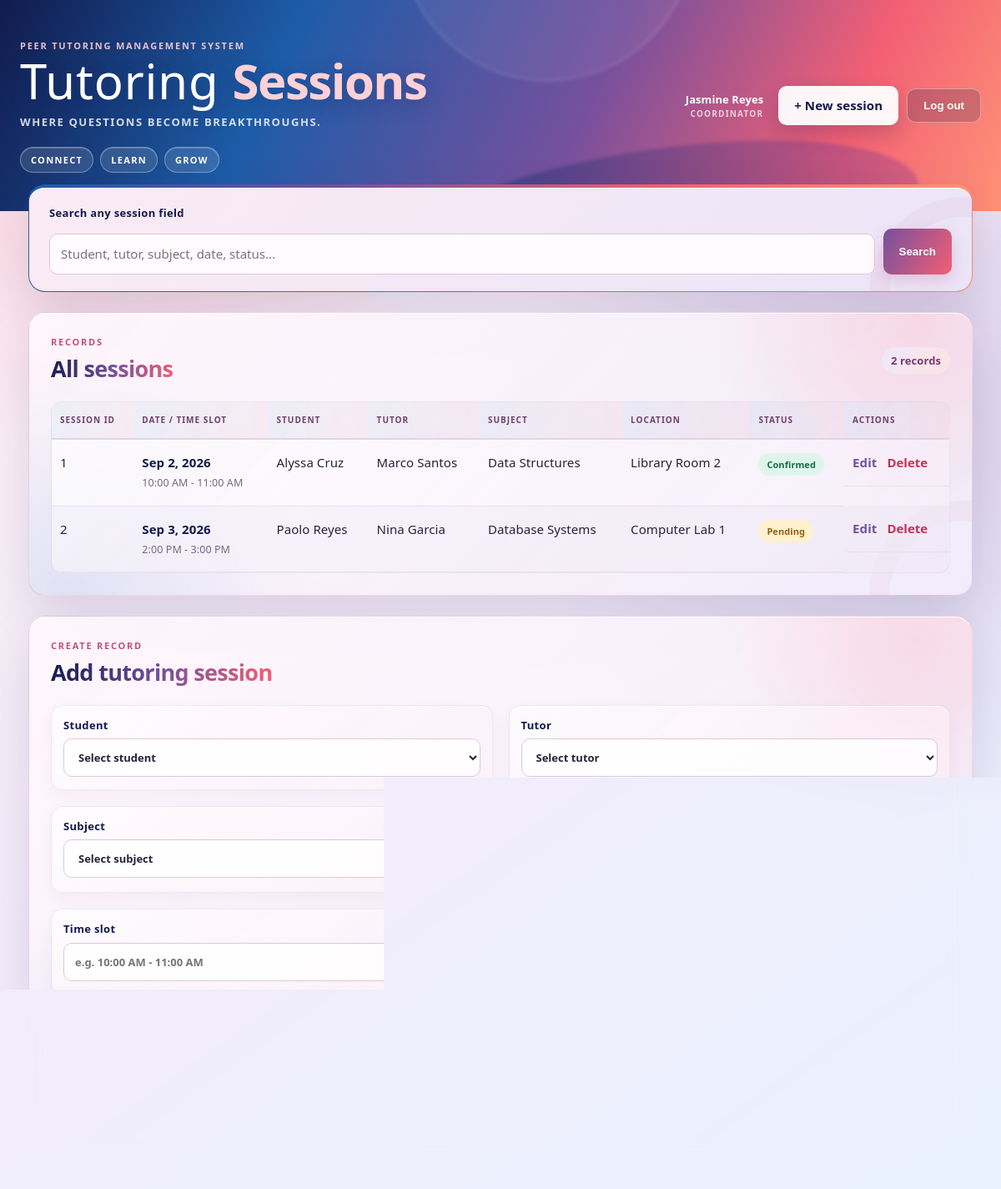
/index.php (signed in), run on the app's committed database.
### tables this page shows
CREATE TABLE IF NOT EXISTS tutoring_sessions (
    session_id INT UNSIGNED AUTO_INCREMENT PRIMARY KEY,
    tutor_id INT UNSIGNED NOT NULL,
    student_id INT UNSIGNED NOT NULL,
    subject_id INT UNSIGNED NOT NULL,
    session_date DATE NOT NULL,
    time_slot VARCHAR(50) NOT NULL,
    status ENUM('Pending', 'Confirmed', 'Completed', 'Cancelled', 'No-show') NOT NULL DEFAULT 'Pending',
    location VARCHAR(150) NOT NULL,
    FOREIGN KEY (tutor_id) REFERENCES users(user_id),
    FOREIGN KEY (student_id) REFERENCES users(user_id),
    FOREIGN KEY (subject_id) REFERENCES subjects(subject_id),
    INDEX (session_date), INDEX (status)
);

CREATE TABLE IF NOT EXISTS users (
    user_id INT UNSIGNED AUTO_INCREMENT PRIMARY KEY,
    name VARCHAR(100) NOT NULL,
    email VARCHAR(150) NOT NULL UNIQUE,
    password VARCHAR(255) NOT NULL,
    role ENUM('Student', 'Tutor', 'Coordinator') NOT NULL,
    contact_number VARCHAR(30) NOT NULL
);

CREATE TABLE IF NOT EXISTS subjects (
    subject_id INT UNSIGNED AUTO_INCREMENT PRIMARY KEY,
    subject_name VARCHAR(100) NOT NULL UNIQUE,
    description VARCHAR(255) NOT NULL
);

### config/auth.php (called while the page is built, shortened)
<?php
function currentUser(): ?array
{
    $user = $_SESSION['user'] ?? null;
    return is_array($user) ? $user : null;
}
function requireLogin(): array
{
    $user = currentUser();
    return $user;
}

### config/database.php (called while the page is built, shortened)
<?php
final class Database
{
    public static function connect(): PDO
    {
        $credentialsFile = __DIR__ . '/credentials.php';
        $credentials = file_exists($credentialsFile) ? require $credentialsFile : [];
        $host = (string) ($credentials['host'] ?? self::environment('DB_HOST', '127.0.0.1'));
        $port = (string) ($credentials['port'] ?? self::environment('DB_PORT', '3306'));
        $database = (string) ($credentials['database'] ?? self::environment('DB_NAME', 'ptms'));
        $username = (string) ($credentials['username'] ?? self::environment('DB_USER', 'root'));
        $password = (string) ($credentials['password'] ?? self::environment('DB_PASSWORD', ''));
        $dsn = sprintf(
            'mysql:host=%s;port=%s;dbname=%s;charset=utf8mb4',
            $host,
            $port,
            $database
        );
        try {
            return new PDO($dsn, $username, $password, [
                PDO::ATTR_ERRMODE => PDO::ERRMODE_EXCEPTION,
                PDO::ATTR_DEFAULT_FETCH_MODE => PDO::FETCH_ASSOC,
                PDO::ATTR_EMULATE_PREPARES => false,
            ]);
        } catch (PDOException $exception) {
            error_log($exception->getMessage());
            throw new RuntimeException(
                'The database connection failed. Check config/database.php and make sure MySQL is running.'
            );
        }
    }
    private static function environment(string $name, string $default): string
    {
        $value = getenv($name);
        return $value === false || $value === '' ? $default : $value;
    }
}

### classes/TutoringSession.php (called while the page is built, shortened)
<?php
final class TutoringSession
{
    public function getTutoringSessions(): array
    {
        $statement = $this->database->prepare($this->selectQuery() .
            ' ORDER BY ts.session_id ASC');
        $statement->execute();
        return $statement->fetchAll();
    }
    private function selectQuery(): string
    {
        return 'SELECT ts.*, tutor.name AS tutor_name, student.name AS student_name,
                       s.subject_name
                FROM tutoring_sessions ts
                INNER JOIN users tutor ON tutor.user_id = ts.tutor_id
                INNER JOIN users student ON student.user_id = ts.student_id
                INNER JOIN subjects s ON s.subject_id = ts.subject_id';
    }
}

### public/index.php (the view, shortened to what this page needs)
<?php
require_once dirname(__DIR__) . '/config/auth.php';
require_once dirname(__DIR__) . '/config/database.php';
require_once dirname(__DIR__) . '/classes/TutoringSession.php';
$currentUser = requireLogin();
$canManage = ($currentUser['role'] ?? '') === 'Coordinator';
function escape(?string $value): string
{
    return htmlspecialchars($value ?? '', ENT_QUOTES, 'UTF-8');
}
try {
    $repository = new TutoringSession(Database::connect());
    $tutors = $repository->getTutors();
    $students = $repository->getStudents();
    $subjects = $repository->getSubjects();
    $keyword = trim((string) ($_GET['search'] ?? ''));
    $sessions = $keyword === ''
        ? $repository->getTutoringSessions()
        : $repository->searchTutoringSessions($keyword);
    $editId = $canManage ? filter_input(INPUT_GET, 'edit', FILTER_VALIDATE_INT) : null;
    $editing = $editId ? $repository->getTutoringSession((int) $editId) : null;
} catch (Throwable $exception) {
    error_log($exception->getMessage());
    $pageError = $exception instanceof InvalidArgumentException
        ? $exception->getMessage()
        : 'The request could not be completed. Please check the database setup and try again.';
    $sessions = $sessions ?? [];
    $editing = $editing ?? null;
    $keyword = $keyword ?? '';
    $tutors = $tutors ?? [];
    $students = $students ?? [];
    $subjects = $subjects ?? [];
}
$statuses = ['Pending', 'Confirmed', 'Completed', 'Cancelled', 'No-show'];
?>
<!doctype html>
<html lang="en">
<head>
    <link rel="stylesheet" href="styles.css?v=7">
</head>
<body>
<header class="topbar">
    <div class="hero-copy">
        <p class="eyebrow">Peer Tutoring Management System</p>
        <h1>Tutoring <span>Sessions</span></h1>
        <p class="hero-message">Where questions become breakthroughs.</p>
        <div class="hero-chips" aria-label="System highlights">
            <span>Connect</span><span>Learn</span><span>Grow</span>
        </div>
    </div>
    <div class="topbar-actions">
        <div class="user-summary">
            <strong><?= escape($currentUser['name']) ?></strong>
            <span><?= escape($currentUser['role']) ?></span>
        </div>
        <?php if ($canManage): ?><a class="button button-light" href="#session-form">+ New session</a><?php endif; ?>
        <form method="post" action="logout.php">
            <button class="button button-ghost" type="submit">Log out</button>
        </form>
    </div>
</header>
<main class="container">
    <section class="card search-card">
        <form method="get" class="search-form">
            <label for="search">Search any session field</label>
            <div class="search-row">
                <input id="search" name="search" value="<?= escape($keyword) ?>" placeholder="Student, tutor, subject, date, status...">
                <button class="button" type="submit">Search</button>
            </div>
        </form>
    </section>
    <section class="card">
        <div class="section-heading">
            <div>
                <p class="eyebrow">Records</p>
                <h2><?= $keyword === '' ? 'All sessions' : 'Search results' ?></h2>
            </div>
            <span class="count"><?= count($sessions) ?> record<?= count($sessions) === 1 ? '' : 's' ?></span>
        </div>
        <div class="table-wrap">
            <table>
                <thead><tr><th>Session ID</th><th>Date / Time Slot</th><th>Student</th><th>Tutor</th><th>Subject</th><th>Location</th><th>Status</th><?php if ($canManage): ?><th>Actions</th><?php endif; ?></tr></thead>
                <tbody>
                <?php foreach ($sessions as $session): ?>
                    <tr>
                        <td><?= (int) $session['session_id'] ?></td>
                        <td><strong><?= escape(date('M j, Y', strtotime($session['session_date']))) ?></strong><br><small><?= escape($session['time_slot']) ?></small></td>
                        <td><?= escape($session['student_name']) ?></td>
                        <td><?= escape($session['tutor_name']) ?></td>
                        <td><?= escape($session['subject_name']) ?></td>
                        <td><?= escape($session['location']) ?></td>
                        <td><span class="status status-<?= strtolower(str_replace([' ', '-'], '', $session['status'])) ?>"><?= escape($session['status']) ?></span></td>
                        <?php if ($canManage): ?><td class="actions">
                            <a class="text-link" href="?edit=<?= (int) $session['session_id'] ?>#session-form">Edit</a>
                            <form method="post" onsubmit="return confirm('Delete this tutoring session?');">
                                <button class="link-danger" type="submit">Delete</button>
                            </form>
                        </td><?php endif; ?>
                    </tr>
                <?php endforeach; ?>
                </tbody>
            </table>
        </div>
    </section>
    <?php if ($canManage): ?>
    <section class="card" id="session-form">
        <div class="section-heading">
            <div><p class="eyebrow"><?= $editing ? 'Update record' : 'Create record' ?></p><h2><?= $editing ? 'Edit tutoring session' : 'Add tutoring session' ?></h2></div>
        </div>
        <form method="post" class="record-form">
            <label>Student<select name="student_id" required><option value="">Select student</option></select></label>
            <label>Tutor<select name="tutor_id" required><option value="">Select tutor</option></select></label>
            <label>Subject<select name="subject_id" required><option value="">Select subject</option></select></label>
            <label>Session date<input type="date" name="session_date" required value="<?= escape($editing['session_date'] ?? '') ?>"></label>
            <label>Time slot<input name="time_slot" maxlength="50" required placeholder="e.g. 10:00 AM - 11:00 AM" value="<?= escape($editing['time_slot'] ?? '') ?>"></label>
            <label>Location<input name="location" maxlength="150" required value="<?= escape($editing['location'] ?? '') ?>"></label>
            <label>Status<select name="status" required><?php foreach ($statuses as $status): ?><option <?= ($editing['status'] ?? 'Pending') === $status ? 'selected' : '' ?>><?= escape($status) ?></option><?php endforeach; ?></select></label>
            <div class="full-width"><button class="button" type="submit"><?= $editing ? 'Save changes' : 'Add session' ?></button></div>
        </form>
    </section>
    <?php endif; ?>
</main>
</body>
</html>

### data on the page
tutoring_sessions: session_id "1", session_date "Sep 2, 2026", time_slot "10:00 AM - 11:00 AM", student.name "Alyssa Cruz", tutor.name "Marco Santos", subject.subject_name "Data Structures", location "Library Room 2", status "Confirmed"
tutoring_sessions: session_id "2", session_date "Sep 3, 2026", time_slot "2:00 PM - 3:00 PM", student.name "Paolo Reyes", tutor.name "Nina Garcia", subject.subject_name "Database Systems", location "Computer Lab 1", status "Pending"

### other printed values
$currentUser['name'] "Jasmine Reyes"
$currentUser['role'] "COORDINATOR"
count($sessions) "2"
form field status "Pending"
